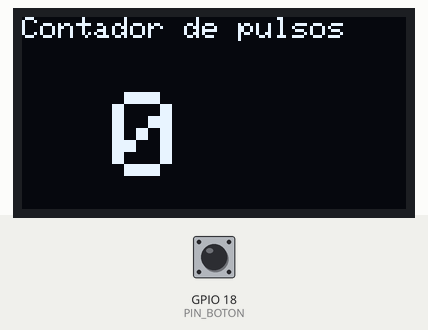
Recording of a sketch running on a simulated ESP32. On the bench: 128×64 one-colour display. The test bench sets the inputs (shaded band); at power-on: GPIO 18 (PIN_BOTON) HIGH. What the sketch prints to the serial monitor is not drawn.

Above: at 1.2 s.
1.3 s: GPIO 18 (PIN_BOTON) pulled LOW for 0.15 s
At 1.6 s:
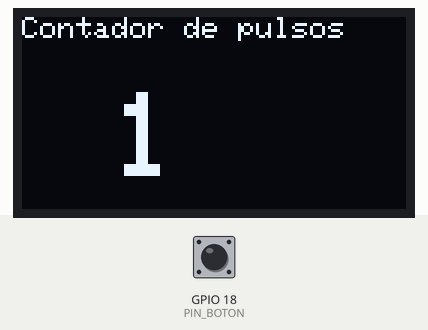
2.9 s: GPIO 18 (PIN_BOTON) pulled LOW for 1 s
At 4.0 s:
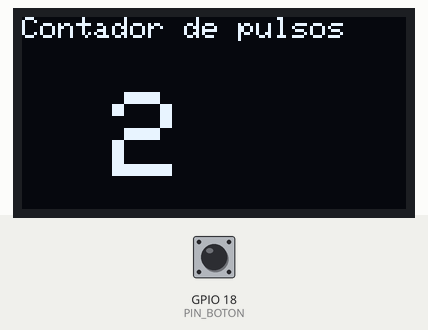
5.4 s: GPIO 18 (PIN_BOTON) pulled LOW for 0.15 s
At 5.9 s:
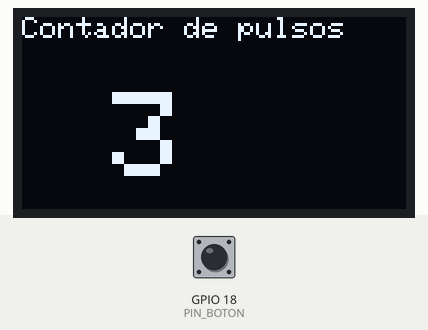
7.0 s: GPIO 18 (PIN_BOTON) pulled LOW for 1 s
At 8.3 s:
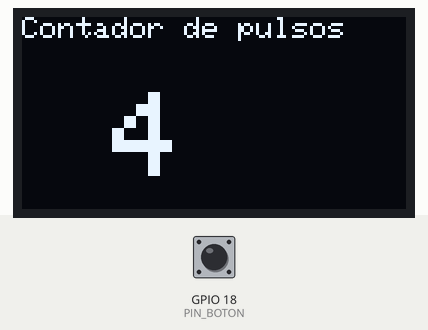
Timing chart, 0 to 10.0 s (numbered marks = the images above; inputs shaded):
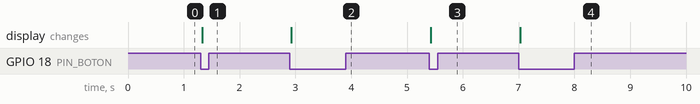

Measured:
- after the input at 1.3 s, the display: changes at once (image 1)
- after the input at 2.9 s, the display: changes at once (image 2)
- after the input at 5.4 s, the display: changes at once (image 3)
- after the input at 7.0 s, the display: changes at once (image 4)

The sketch:

sketch.ino
```cpp
#include <Wire.h>
#include <Adafruit_GFX.h>
#include <Adafruit_SSD1306.h>

// --- Configuración de la pantalla ---
#define SCREEN_WIDTH  128
#define SCREEN_HEIGHT 64
#define OLED_RESET    -1
#define OLED_ADDRESS  0x3C

// --- Pines ---
#define PIN_BOTON 18

Adafruit_SSD1306 display(SCREEN_WIDTH, SCREEN_HEIGHT, &Wire, OLED_RESET);

int contador = 0;
bool estadoAnterior = HIGH;          // En HIGH por defecto gracias al PULLUP
unsigned long ultimoRebote = 0;
const unsigned long TIEMPO_REBOTE = 150; // Subido a 150ms para evitar dobles rebotes molestos

void mostrarContador() {
  display.clearDisplay();
  display.setTextColor(SSD1306_WHITE);

  display.setTextSize(1);
  display.setCursor(0, 0);
  display.println("Contador de pulsos");

  display.setTextSize(4);
  display.setCursor(30, 25);
  display.print(contador);

  display.display();
}

void setup() {
  Serial.begin(115200);

  // Usamos pull-up interna para evitar estados flotantes que causan falsos positivos
  pinMode(PIN_BOTON, INPUT_PULLUP);

  Wire.begin(21, 22);
  if (!display.begin(SSD1306_SWITCHCAPVCC, OLED_ADDRESS)) {
    Serial.println("Error: OLED no encontrada");
    while (true);
  }
  mostrarContador();
}

void loop() {
  bool estadoActual = digitalRead(PIN_BOTON);

  // Detecta flanco de bajada (cuando se presiona el botón hacia GND)
  if (estadoAnterior == HIGH && estadoActual == LOW) {
    // Comprobamos el tiempo transcurrido desde el último rebote válido
    if ((millis() - ultimoRebote) > TIEMPO_REBOTE) {
      contador++;
      ultimoRebote = millis(); // Actualizamos el marcador de tiempo
      Serial.print("Pulsaciones: ");
      Serial.println(contador);
      mostrarContador();
    }
  }

  // Guardamos el estado actual para la siguiente iteración
  estadoAnterior = estadoActual;
}
```
